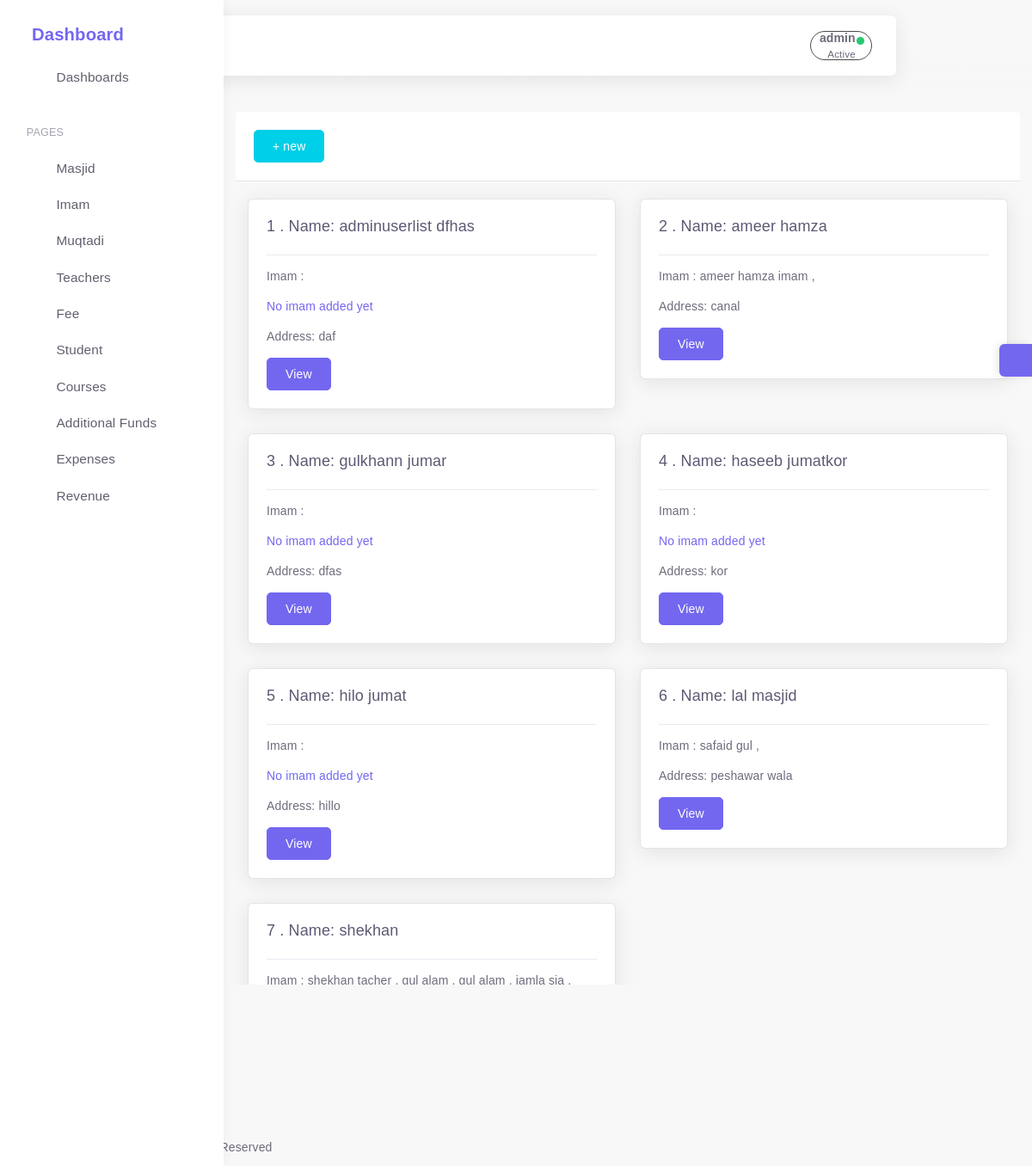
The page /educenlist (signed in) on the database its author committed.
### app/models.py (models this page shows, shortened)
class Cusmanager(models.Model):
    is_deleted=models.BooleanField(default=False)
    objects=Softdeletemanager()
    allobjects=models.Manager()
    class Meta:
        abstract=True

class Educenter(Cusmanager):
    useradmin = models.OneToOneField(Useradmin, on_delete=models.CASCADE)
    name=models.CharField(max_length=50)
    address=models.CharField(max_length=60)

class Teacher(Cusmanager):
        name=models.CharField(max_length=30)
        address=models.CharField(max_length=60,blank=True, null=True)
        is_imam=models.BooleanField(default=False)
        is_teacher=models.BooleanField(default=False)
        cnic=models.PositiveIntegerField(blank=True, null=True,validators=[validate_cnic])
        salary=models.PositiveIntegerField(validators=[validate_money])
        phone=models.IntegerField(validators=[validate_phone],help_text="Enter phone number without zero")
        courses=models.ManyToManyField('Courses' ,blank=True)
        educenter=models.ForeignKey("Educenter",on_delete=models.CASCADE)
        qualification=models.CharField(max_length=50,null=True,blank=True)
        admission_date= models.IntegerField(default=today.day, validators=[validate_date])
        adm_month= models.IntegerField(default=today.month,validators=[validate_date])
        adm_year= models.IntegerField(default=today.year, validators=[validate_year])

### app/views.py (the view)
# urls.py: path('educenlist',Educenlist.as_view(),name="educenlist"),
class Educenlist(SuperUserRequiredMixin,ListView):
    template_name="educenter/educenlist.html"
    model=Educenter
    context_object_name="educenlist"
    fields=['useradmin','name','address']
    def get_queryset(self):
        qs =Educenter.objects.all().order_by('name')
        return qs

### app/cusmanager.py (called while the page is built)
    def get_queryset(self):
        return super().get_queryset().filter(is_deleted=False)

### app/views.py (called while the page is built)
    @method_decorator(login_required)
    def dispatch(self, request, *args, **kwargs):
        if not request.user.is_superuser:
            messages.error(
                request,
                'Permission required to perform the '
                'requested operation.')
            return redirect(settings.LOGIN_URL)
        return super(SuperUserRequiredMixin, self).dispatch(request,
            *args, **kwargs)

### templates/educenter/educenlist.html (shortened to what this page needs)
{% extends 'base.html' %}
{% load static %}
 {% block content %}
    <div class="card-header row bg-white" ><a class="btn btn-info float-right" href="{% url 'createuser'%}">+ new</a></div><br>
 <div class="row">
     {% for educen in educenlist %}
    <div class="col-sm-6">
      <div class="card ">
        <div class="card-body">
          <h5 class="card-title">{{ forloop.counter}}
            . Name: {{ educen.name }}
          </h5>
          <hr>
          <p>
              Imam :
          {% for entry in educen.teacher_set.all %}
             {{entry.name}} ,
              {% empty %}
         <a href="{% url 'admcreateimam' %}"> <p>No imam added yet</p></a>
          {% endfor %}</p>
          <p class="card-text"> Address:  {{educen.address}}</p>
          <a href="{% url 'educendetail' educen.id %}" class="btn btn-primary ">View</a>
      </div>
    </div>
    </div>
 {% empty %}
<div class=" w-25 ml-125 center text-center"> <a href="{% url 'createuser' %}">No data to show</a></div>
     <hr>
 {% endfor%}
  </div>
 {% endblock %}

### templates/base.html (shortened to what this page needs)
{% load static %}
<html class="loading" lang="en" data-textdirection="ltr">
<head>
 <link href="https://cdn.jsdelivr.net/npm/select2@4.1.0-beta.1/dist/css/select2.min.css" rel="stylesheet" />
    <link rel="stylesheet" type="text/css" href="{% static '/app-assets/vendors/css/vendors.min.css' %}">
    <link rel="stylesheet" type="text/css" href="{% static '/app-assets/vendors/css/extensions/toastr.min.css' %}">
    <link rel="stylesheet" type="text/css " href="{% static '/app-assets/vendors/css/charts/apexcharts.css' %}">
    <link rel="stylesheet" href="https://cdn.jsdelivr.net/npm/bootstrap@4.6.0/dist/css/bootstrap.min.css">
    <link rel="stylesheet" type="text/css" href="{% static '/app-assets/css/bootstrap-extended.min.css' %}">
    <link rel="stylesheet" type="text/css" href="{% static '/app-assets/css/bootstrap.min.css' %}">
    <link rel="stylesheet" type="text/css" href="{% static '/app-assets/css/colors.min.css' %}">
    <link rel="stylesheet" type="text/css" href="{% static '/app-assets/css/components.min.css' %}">
    <link rel="stylesheet" type="text/css" href="{% static '/app-assets/css/themes/dark-layout.min.css' %}">
    <link rel="stylesheet" type="text/css" href="{% static '/app-assets/css/themes/bordered-layout.min.css' %}">
    <link rel="stylesheet" type="text/css" href="{% static '/app-assets/css/themes/semi-dark-layout.min.css' %}">
    <link rel="stylesheet" type="text/css" href="{% static '/app-assets/css/core/menu/menu-types/vertical-menu.min.css' %}">
    <link rel="stylesheet" type="text/css" href="{% static '/app-assets/css/pages/dashboard-ecommerce.min.css' %}">
    <link rel="stylesheet" type="text/css" href="{% static '/app-assets/css/plugins/charts/chart-apex.min.css' %}">
    <link rel="stylesheet" type="text/css" href="{% static '/app-assets/css/plugins/extensions/ext-component-toastr.min.css' %}">
    <link rel="stylesheet" type="text/css" href="{% static '/assets/css/style.css' %}">
</head>
<body class="vertical-layout vertical-menu-modern  navbar-floating footer-static  mainbody" data-open="click" data-menu="vertical-menu-modern" data-col="">
    <span style="display:none;">{% now "Y" as cyear %} {% now "n" as cmonth%}</span>
<nav class="header-navbar navbar navbar-expand-lg align-items-center floating-nav navbar-light navbar-shadow container-xxl">
    <div class="navbar-container d-flex content">
        <div class="bookmark-wrapper d-flex align-items-center">
            <ul class="nav navbar-nav">
                <li class="nav-item d-none d-lg-block"><a class="nav-link bookmark-star"><i class="ficon text-warning" data-feather="star"></i></a>
                </li>
            </ul>
        </div>
        <ul class="nav navbar-nav align-items-center ml-auto rounded">
            {% if request.user.is_authenticated %}
            <li class="nav-item dropdown dropdown-user border-dark"  style="padding:0px; margin:0px; border-radius:90px;"><a class=" nav-link dropdown-toggle dropdown-user-link"  href="javascript:void(0);" data-toggle="dropdown" aria-haspopup="true" aria-expanded="false">
                <div class="user-nav d-sm-flex d-none"><span class="user-name font-weight-bolder">{{request.user}}</span><span class="user-status">Active</span></div><span class="avatar"><span class="avatar-status-online"></span></span></a>
            </li>
            {% endif %}
        </ul>
    </div>
</nav>
<div class="main-menu menu-fixed menu-light menu-accordion menu-shadow" data-scroll-to-active="true">
    <div class="navbar-header">
        <ul class="nav navbar-nav flex-row">
            <li class="nav-item mr-auto"><a class="navbar-brand" href="/">
                    <h2 class="brand-text">Dashboard</h2></a></li>
            <li class="nav-item nav-toggle"><a class="nav-link modern-nav-toggle pr-0" data-toggle="collapse"><i class="d-none d-xl-block collapse-toggle-icon font-medium-4  text-primary" data-feather="disc" data-ticon="disc"></i></a></li>
        </ul>
    </div>
    <div class="main-menu-content">
        <ul class="navigation navigation-main" id="main-menu-navigation" data-menu="menu-navigation">
            <li class=" nav-item"><a class="d-flex align-items-center" href="/"><i data-feather="home"></i><span class="menu-title text-truncate" data-i18n="Dashboards">Dashboards</span></a>
            </li>
            <li class=" navigation-header  align-items-center"><span data-i18n="Apps &amp; Pages">   Pages</span><i data-feather="more-horizontal"></i>
          {% if request.user.is_superuser %}
            </li>
            <li class=" nav-item"><a class="d-flex align-items-center" href="{% url 'educenlist'%}"><i data-feather="home"></i><span class="menu-title text-truncate" data-i18n="Email">Masjid</span></a>
            </li>
          {% endif %}
            <li class=" nav-item"><a class="d-flex align-items-center" href="{% url 'imamlist'%}"><i data-feather="users"></i><span class="menu-title text-truncate" data-i18n="Chat">Imam </span></a>
            </li>
            <li class=" nav-item"><a class="d-flex align-items-center" href="{% url 'emplist'%}"><i data-feather="users"></i><span class="menu-title text-truncate" data-i18n="Todo">Muqtadi</span></a>
            </li>
            <li class=" nav-item"><a class="d-flex align-items-center" href="{% url 'teacherlist'%}"><i data-feather="users"></i><span class="menu-title text-truncate" data-i18n="Calendar">Teachers</span></a>
            </li>
            <li class=" nav-item"><a class="d-flex align-items-center" href="{% url 'paytmentmenue'%}"><i data-feather="dollar-sign"></i><span class="menu-title text-truncate" data-i18n="Kanban">Fee</span></a>
            </li>
            <li class=" nav-item"><a class="d-flex align-items-center" href="{% url 'stulist'%}"><i data-feather="users"></i><span class="menu-title text-truncate" data-i18n="Kanban">Student</span></a>
            </li>
            <li class=" nav-item"><a class="d-flex align-items-center" href="{% url 'courseslist'%}"><i data-feather="book"></i><span class="menu-title text-truncate" data-i18n="Kanban">Courses</span></a>
            </li>
            <li class=" nav-item"><a class="d-flex align-items-center" href="{% url 'sidefundlist' cmonth cyear %}"><i data-feather="briefcase"></i><span class="menu-title text-truncate" data-i18n="Kanban">Additional Funds</span></a>
            </li>
            <li class=" nav-item"><a class="d-flex align-items-center" href="{% url 'expenselist' cmonth cyear %}"><i data-feather="shopping-bag"></i><span class="menu-title text-truncate" data-i18n="Kanban">Expenses</span></a>
            </li>
            {% now "n" as current_month %}
            {% now "Y" as current_year %}
            <li class=" nav-item"><a class="d-flex align-items-center" href="{% url 'showrevenue'  current_month current_year %}"><i data-feather="pocket"></i><span class="menu-title text-truncate" data-i18n="Kanban">Revenue</span></a>
            </li>
        </ul>
    </div>
</div>
<div class="app-content content">
    <div class="content-wrapper container-xxl p-0">
        <div class="content-header row">
        </div>
        <div class="content-body">
            <section id="multiple-column-form sect" class="mainsection float-center ">
                    {% block content %}
                    {% endblock content %}
            </section>
        </div>
    </div>
</div>
<div class="customizer d-none d-md-block"><a class="customizer-toggle d-flex align-items-center justify-content-center" href="javascript:void(0);"><i class="spinner" data-feather="settings"></i></a>
</div>
<footer class="footer footer-static footer-light">
  <p class="clearfix mb-0"><span class="float-md-left d-block d-md-inline-block mt-25">COPYRIGHT  &copy; 2022<a class="ml-25" href="https://1.envato.market/pixinvent_portfolio" target="_blank">test</a><span class="d-none d-sm-inline-block">, All rights Reserved</span></span></p>
</footer>
</body>
</html>

### rows shown on the page
Educenter: name "adminuserlist dfhas", address "daf"
Educenter: name "ameer hamza", address "canal"
Teacher: name "ameer hamza imam"
Educenter: name "gulkhann jumar", address "dfas"
Educenter: name "haseeb jumatkor", address "kor"
Educenter: name "hilo jumat", address "hillo"
Educenter: name "lal masjid", address "peshawar wala"
Teacher: name "safaid gul"
Educenter: name "shekhan"
Teacher: name "shekhan tacher"
Teacher: name "gul alam"
Teacher: name "gul alam"
Teacher: name "jamla sja"

### other values the page prints
{{ request.user }} "admin"
